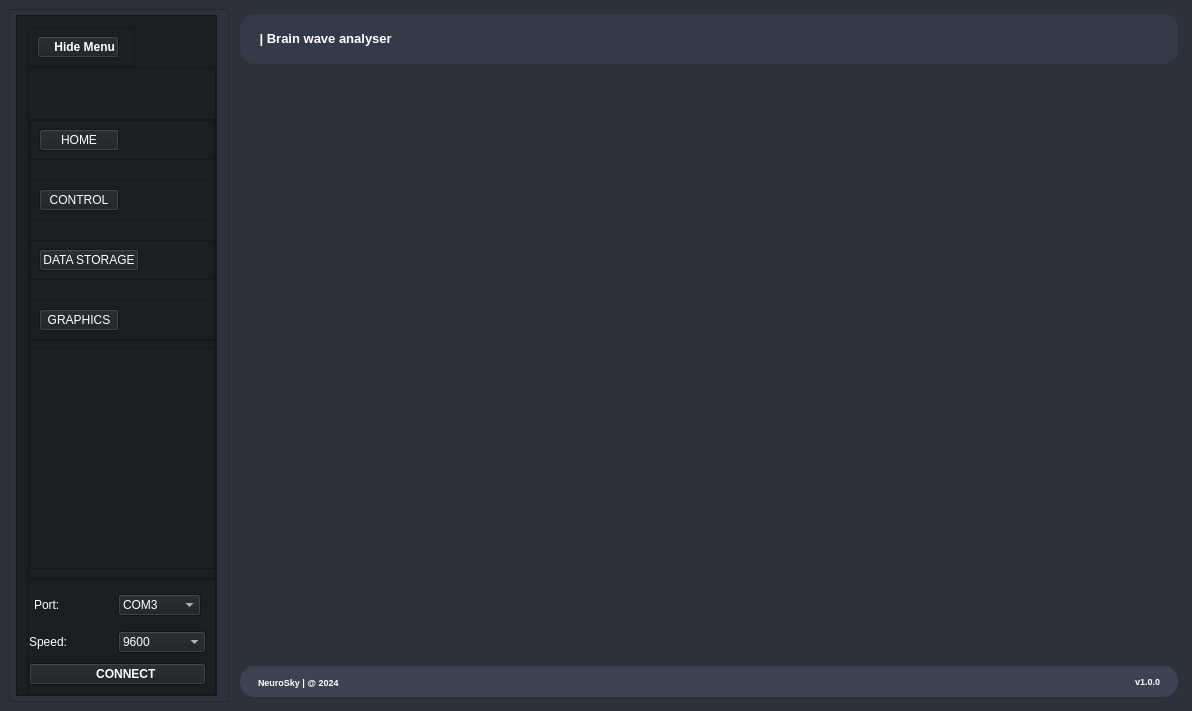
<?xml version="1.0" encoding="UTF-8"?>
<ui version="4.0">
 <class>MainWindow</class>
 <widget class="QMainWindow" name="MainWindow">
  <property name="geometry">
   <rect>
    <x>0</x>
    <y>0</y>
    <width>1192</width>
    <height>711</height>
   </rect>
  </property>
  <property name="windowTitle">
   <string>MainWindow</string>
  </property>
  <property name="styleSheet">
   <string notr="true">*{

border-radius: 16px;



 fond : {
        family : &quot;Segoe UI&quot;,
        
    }



}

</string>
  </property>
  <widget class="QWidget" name="centralwidget">
   <property name="styleSheet">
    <string notr="true">background-color:#2c313c;</string>
   </property>
   <layout class="QHBoxLayout" name="horizontalLayout">
    <item>
     <widget class="QFrame" name="slider_menu_container">
      <property name="enabled">
       <bool>true</bool>
      </property>
      <property name="maximumSize">
       <size>
        <width>220</width>
        <height>16777215</height>
       </size>
      </property>
      <property name="styleSheet">
       <string notr="true"/>
      </property>
      <property name="frameShape">
       <enum>QFrame::StyledPanel</enum>
      </property>
      <property name="frameShadow">
       <enum>QFrame::Raised</enum>
      </property>
      <layout class="QVBoxLayout" name="verticalLayout_2">
       <property name="spacing">
        <number>0</number>
       </property>
       <property name="leftMargin">
        <number>6</number>
       </property>
       <property name="topMargin">
        <number>5</number>
       </property>
       <property name="rightMargin">
        <number>11</number>
       </property>
       <property name="bottomMargin">
        <number>5</number>
       </property>
       <item>
        <widget class="QFrame" name="slider_menu">
         <property name="minimumSize">
          <size>
           <width>176</width>
           <height>0</height>
          </size>
         </property>
         <property name="styleSheet">
          <string notr="true">background-color: #1b1e23;
color: rgb(255,255,255);</string>
         </property>
         <property name="frameShape">
          <enum>QFrame::StyledPanel</enum>
         </property>
         <property name="frameShadow">
          <enum>QFrame::Raised</enum>
         </property>
         <layout class="QVBoxLayout" name="verticalLayout_5">
          <property name="spacing">
           <number>0</number>
          </property>
          <property name="leftMargin">
           <number>11</number>
          </property>
          <property name="topMargin">
           <number>11</number>
          </property>
          <property name="rightMargin">
           <number>0</number>
          </property>
          <property name="bottomMargin">
           <number>0</number>
          </property>
          <item alignment="Qt::AlignLeft|Qt::AlignTop">
           <widget class="QFrame" name="frameLateral">
            <property name="frameShape">
             <enum>QFrame::StyledPanel</enum>
            </property>
            <property name="frameShadow">
             <enum>QFrame::Raised</enum>
            </property>
            <layout class="QVBoxLayout" name="verticalLayout_8">
             <property name="spacing">
              <number>0</number>
             </property>
             <property name="leftMargin">
              <number>8</number>
             </property>
             <property name="topMargin">
              <number>8</number>
             </property>
             <property name="rightMargin">
              <number>15</number>
             </property>
             <property name="bottomMargin">
              <number>8</number>
             </property>
             <item alignment="Qt::AlignLeft">
              <widget class="QPushButton" name="btnMenuLateral">
               <property name="sizePolicy">
                <sizepolicy hsizetype="Minimum" vsizetype="Fixed">
                 <horstretch>0</horstretch>
                 <verstretch>0</verstretch>
                </sizepolicy>
               </property>
               <property name="font">
                <font>
                 <weight>75</weight>
                 <bold>true</bold>
                </font>
               </property>
               <property name="text">
                <string>    Hide Menu</string>
               </property>
              </widget>
             </item>
            </layout>
           </widget>
          </item>
          <item>
           <widget class="QFrame" name="frame_7">
            <property name="sizePolicy">
             <sizepolicy hsizetype="Preferred" vsizetype="Expanding">
              <horstretch>0</horstretch>
              <verstretch>0</verstretch>
             </sizepolicy>
            </property>
            <property name="frameShape">
             <enum>QFrame::StyledPanel</enum>
            </property>
            <property name="frameShadow">
             <enum>QFrame::Raised</enum>
            </property>
            <layout class="QVBoxLayout" name="verticalLayout_6">
             <property name="leftMargin">
              <number>0</number>
             </property>
             <property name="topMargin">
              <number>51</number>
             </property>
             <property name="rightMargin">
              <number>0</number>
             </property>
             <item alignment="Qt::AlignTop">
              <widget class="QFrame" name="frame_9">
               <property name="sizePolicy">
                <sizepolicy hsizetype="Preferred" vsizetype="Expanding">
                 <horstretch>0</horstretch>
                 <verstretch>0</verstretch>
                </sizepolicy>
               </property>
               <property name="frameShape">
                <enum>QFrame::StyledPanel</enum>
               </property>
               <property name="frameShadow">
                <enum>QFrame::Raised</enum>
               </property>
               <layout class="QVBoxLayout" name="verticalLayout_9">
                <property name="spacing">
                 <number>20</number>
                </property>
                <property name="leftMargin">
                 <number>0</number>
                </property>
                <property name="topMargin">
                 <number>0</number>
                </property>
                <property name="rightMargin">
                 <number>0</number>
                </property>
                <property name="bottomMargin">
                 <number>0</number>
                </property>
                <item>
                 <widget class="QFrame" name="frameInicio">
                  <property name="styleSheet">
                   <string notr="true"/>
                  </property>
                  <property name="frameShape">
                   <enum>QFrame::StyledPanel</enum>
                  </property>
                  <property name="frameShadow">
                   <enum>QFrame::Raised</enum>
                  </property>
                  <layout class="QVBoxLayout" name="verticalLayout_11">
                   <property name="spacing">
                    <number>0</number>
                   </property>
                   <property name="leftMargin">
                    <number>8</number>
                   </property>
                   <property name="topMargin">
                    <number>8</number>
                   </property>
                   <property name="rightMargin">
                    <number>8</number>
                   </property>
                   <property name="bottomMargin">
                    <number>8</number>
                   </property>
                   <item alignment="Qt::AlignLeft">
                    <widget class="QPushButton" name="btnInicio">
                     <property name="sizePolicy">
                      <sizepolicy hsizetype="Expanding" vsizetype="Fixed">
                       <horstretch>0</horstretch>
                       <verstretch>0</verstretch>
                      </sizepolicy>
                     </property>
                     <property name="styleSheet">
                      <string notr="true"/>
                     </property>
                     <property name="text">
                      <string>HOME</string>
                     </property>
                     <property name="icon">
                      <iconset>
                       <normaloff>../imagenes/home.png</normaloff>../imagenes/home.png</iconset>
                     </property>
                     <property name="iconSize">
                      <size>
                       <width>25</width>
                       <height>25</height>
                      </size>
                     </property>
                     <property name="flat">
                      <bool>false</bool>
                     </property>
                    </widget>
                   </item>
                  </layout>
                 </widget>
                </item>
                <item>
                 <widget class="QFrame" name="frameEntrenador">
                  <property name="frameShape">
                   <enum>QFrame::StyledPanel</enum>
                  </property>
                  <property name="frameShadow">
                   <enum>QFrame::Raised</enum>
                  </property>
                  <layout class="QVBoxLayout" name="verticalLayout_10">
                   <property name="spacing">
                    <number>0</number>
                   </property>
                   <property name="leftMargin">
                    <number>8</number>
                   </property>
                   <property name="topMargin">
                    <number>8</number>
                   </property>
                   <property name="rightMargin">
                    <number>8</number>
                   </property>
                   <property name="bottomMargin">
                    <number>8</number>
                   </property>
                   <item alignment="Qt::AlignLeft">
                    <widget class="QPushButton" name="btnEntrenador">
                     <property name="text">
                      <string>CONTROL</string>
                     </property>
                     <property name="icon">
                      <iconset>
                       <normaloff>../imagenes/configuraciones.png</normaloff>../imagenes/configuraciones.png</iconset>
                     </property>
                     <property name="iconSize">
                      <size>
                       <width>25</width>
                       <height>25</height>
                      </size>
                     </property>
                    </widget>
                   </item>
                  </layout>
                 </widget>
                </item>
                <item alignment="Qt::AlignTop">
                 <widget class="QFrame" name="frameAnalisis">
                  <property name="frameShape">
                   <enum>QFrame::StyledPanel</enum>
                  </property>
                  <property name="frameShadow">
                   <enum>QFrame::Raised</enum>
                  </property>
                  <layout class="QVBoxLayout" name="verticalLayout_7">
                   <property name="spacing">
                    <number>0</number>
                   </property>
                   <property name="leftMargin">
                    <number>8</number>
                   </property>
                   <property name="topMargin">
                    <number>8</number>
                   </property>
                   <property name="rightMargin">
                    <number>8</number>
                   </property>
                   <property name="bottomMargin">
                    <number>8</number>
                   </property>
                   <item alignment="Qt::AlignLeft">
                    <widget class="QPushButton" name="btnAnalisis">
                     <property name="text">
                      <string>DATA STORAGE</string>
                     </property>
                     <property name="icon">
                      <iconset>
                       <normaloff>../imagenes/dato.png</normaloff>../imagenes/dato.png</iconset>
                     </property>
                     <property name="iconSize">
                      <size>
                       <width>25</width>
                       <height>25</height>
                      </size>
                     </property>
                    </widget>
                   </item>
                  </layout>
                 </widget>
                </item>
                <item>
                 <widget class="QFrame" name="frameRegistros">
                  <property name="frameShape">
                   <enum>QFrame::StyledPanel</enum>
                  </property>
                  <property name="frameShadow">
                   <enum>QFrame::Raised</enum>
                  </property>
                  <layout class="QVBoxLayout" name="verticalLayout_12">
                   <property name="spacing">
                    <number>0</number>
                   </property>
                   <property name="leftMargin">
                    <number>8</number>
                   </property>
                   <property name="topMargin">
                    <number>8</number>
                   </property>
                   <property name="rightMargin">
                    <number>8</number>
                   </property>
                   <property name="bottomMargin">
                    <number>8</number>
                   </property>
                   <item alignment="Qt::AlignLeft">
                    <widget class="QPushButton" name="btnRegistros">
                     <property name="text">
                      <string>GRAPHICS</string>
                     </property>
                     <property name="icon">
                      <iconset>
                       <normaloff>../imagenes/grafico.png</normaloff>../imagenes/grafico.png</iconset>
                     </property>
                    </widget>
                   </item>
                  </layout>
                 </widget>
                </item>
               </layout>
              </widget>
             </item>
             <item>
              <widget class="QFrame" name="frameAcerca_2">
               <property name="layoutDirection">
                <enum>Qt::LeftToRight</enum>
               </property>
               <property name="frameShape">
                <enum>QFrame::StyledPanel</enum>
               </property>
               <property name="frameShadow">
                <enum>QFrame::Raised</enum>
               </property>
               <layout class="QVBoxLayout" name="verticalLayout_13">
                <property name="leftMargin">
                 <number>8</number>
                </property>
                <property name="topMargin">
                 <number>8</number>
                </property>
                <property name="rightMargin">
                 <number>8</number>
                </property>
                <property name="bottomMargin">
                 <number>8</number>
                </property>
                <item>
                 <layout class="QVBoxLayout" name="progreso">
                  <property name="leftMargin">
                   <number>20</number>
                  </property>
                  <property name="topMargin">
                   <number>40</number>
                  </property>
                  <property name="rightMargin">
                   <number>20</number>
                  </property>
                  <property name="bottomMargin">
                   <number>40</number>
                  </property>
                 </layout>
                </item>
               </layout>
              </widget>
             </item>
            </layout>
           </widget>
          </item>
          <item>
           <widget class="QFrame" name="frameAcerca">
            <property name="enabled">
             <bool>true</bool>
            </property>
            <property name="frameShape">
             <enum>QFrame::StyledPanel</enum>
            </property>
            <property name="frameShadow">
             <enum>QFrame::Raised</enum>
            </property>
            <layout class="QGridLayout" name="gridLayout">
             <property name="leftMargin">
              <number>0</number>
             </property>
             <property name="horizontalSpacing">
              <number>0</number>
             </property>
             <property name="verticalSpacing">
              <number>10</number>
             </property>
             <item row="0" column="0">
              <layout class="QHBoxLayout" name="horizontalLayout_8">
               <property name="leftMargin">
                <number>5</number>
               </property>
               <property name="topMargin">
                <number>5</number>
               </property>
               <property name="rightMargin">
                <number>5</number>
               </property>
               <property name="bottomMargin">
                <number>5</number>
               </property>
               <item>
                <widget class="QLabel" name="label_6">
                 <property name="text">
                  <string>Port:</string>
                 </property>
                </widget>
               </item>
               <item>
                <widget class="QComboBox" name="comboPuertos">
                 <property name="currentText">
                  <string>COM3</string>
                 </property>
                 <property name="sizeAdjustPolicy">
                  <enum>QComboBox::AdjustToContents</enum>
                 </property>
                 <item>
                  <property name="text">
                   <string>COM3</string>
                  </property>
                 </item>
                </widget>
               </item>
              </layout>
             </item>
             <item row="1" column="0">
              <layout class="QHBoxLayout" name="horizontalLayout_7">
               <item>
                <widget class="QLabel" name="label_5">
                 <property name="text">
                  <string>Speed:</string>
                 </property>
                </widget>
               </item>
               <item>
                <widget class="QComboBox" name="comboVelocidad">
                 <item>
                  <property name="text">
                   <string>9600</string>
                  </property>
                 </item>
                 <item>
                  <property name="text">
                   <string>57600</string>
                  </property>
                 </item>
                 <item>
                  <property name="text">
                   <string>115200</string>
                  </property>
                 </item>
                 <item>
                  <property name="text">
                   <string/>
                  </property>
                 </item>
                </widget>
               </item>
              </layout>
             </item>
             <item row="2" column="0">
              <widget class="QPushButton" name="btnAcerca">
               <property name="font">
                <font>
                 <weight>75</weight>
                 <bold>true</bold>
                </font>
               </property>
               <property name="text">
                <string>     CONNECT</string>
               </property>
               <property name="icon">
                <iconset>
                 <normaloff>../imagenes/OFF.png</normaloff>../imagenes/OFF.png</iconset>
               </property>
               <property name="iconSize">
                <size>
                 <width>25</width>
                 <height>25</height>
                </size>
               </property>
              </widget>
             </item>
            </layout>
           </widget>
          </item>
         </layout>
        </widget>
       </item>
      </layout>
     </widget>
    </item>
    <item>
     <widget class="QFrame" name="main">
      <property name="styleSheet">
       <string notr="true"> border-radius: 15px;


</string>
      </property>
      <property name="frameShape">
       <enum>QFrame::StyledPanel</enum>
      </property>
      <property name="frameShadow">
       <enum>QFrame::Raised</enum>
      </property>
      <layout class="QVBoxLayout" name="verticalLayout">
       <property name="spacing">
        <number>0</number>
       </property>
       <property name="leftMargin">
        <number>5</number>
       </property>
       <property name="topMargin">
        <number>5</number>
       </property>
       <property name="rightMargin">
        <number>5</number>
       </property>
       <property name="bottomMargin">
        <number>5</number>
       </property>
       <item alignment="Qt::AlignVCenter">
        <widget class="QFrame" name="header">
         <property name="styleSheet">
          <string notr="true">background-color: #343b48;
color: rgb(255,255,255);</string>
         </property>
         <property name="frameShape">
          <enum>QFrame::StyledPanel</enum>
         </property>
         <property name="frameShadow">
          <enum>QFrame::Raised</enum>
         </property>
         <layout class="QHBoxLayout" name="horizontalLayout_2">
          <property name="spacing">
           <number>0</number>
          </property>
          <property name="leftMargin">
           <number>0</number>
          </property>
          <item alignment="Qt::AlignLeft|Qt::AlignVCenter">
           <widget class="QFrame" name="frame_3">
            <property name="frameShape">
             <enum>QFrame::StyledPanel</enum>
            </property>
            <property name="frameShadow">
             <enum>QFrame::Raised</enum>
            </property>
            <layout class="QHBoxLayout" name="horizontalLayout_6">
             <property name="spacing">
              <number>0</number>
             </property>
             <property name="topMargin">
              <number>0</number>
             </property>
             <property name="bottomMargin">
              <number>0</number>
             </property>
             <item alignment="Qt::AlignVCenter">
              <widget class="QLabel" name="label_2">
               <property name="enabled">
                <bool>true</bool>
               </property>
               <property name="sizePolicy">
                <sizepolicy hsizetype="Preferred" vsizetype="Minimum">
                 <horstretch>0</horstretch>
                 <verstretch>0</verstretch>
                </sizepolicy>
               </property>
               <property name="text">
                <string/>
               </property>
               <property name="pixmap">
                <pixmap>../imagenes/neuro.png</pixmap>
               </property>
               <property name="scaledContents">
                <bool>true</bool>
               </property>
              </widget>
             </item>
             <item alignment="Qt::AlignVCenter">
              <widget class="QLabel" name="label">
               <property name="font">
                <font>
                 <pointsize>10</pointsize>
                 <weight>75</weight>
                 <bold>true</bold>
                </font>
               </property>
               <property name="text">
                <string> | Brain wave analyser</string>
               </property>
              </widget>
             </item>
            </layout>
           </widget>
          </item>
          <item alignment="Qt::AlignRight|Qt::AlignVCenter">
           <widget class="QFrame" name="frame">
            <property name="frameShape">
             <enum>QFrame::StyledPanel</enum>
            </property>
            <property name="frameShadow">
             <enum>QFrame::Raised</enum>
            </property>
            <layout class="QHBoxLayout" name="horizontalLayout_4">
             <item alignment="Qt::AlignVCenter">
              <widget class="QPushButton" name="btnMinimizar">
               <property name="toolTip">
                <string>&lt;html&gt;&lt;head/&gt;&lt;body&gt;&lt;p align=&quot;center&quot;&gt;&lt;br/&gt;&lt;/p&gt;&lt;/body&gt;&lt;/html&gt;</string>
               </property>
               <property name="text">
                <string/>
               </property>
               <property name="icon">
                <iconset>
                 <normaloff>../iconos/icon_minimize.svg</normaloff>../iconos/icon_minimize.svg</iconset>
               </property>
               <property name="iconSize">
                <size>
                 <width>25</width>
                 <height>25</height>
                </size>
               </property>
              </widget>
             </item>
             <item alignment="Qt::AlignVCenter">
              <widget class="QPushButton" name="btnMaximizar">
               <property name="text">
                <string/>
               </property>
               <property name="icon">
                <iconset>
                 <normaloff>../iconos/icon_maximize.svg</normaloff>../iconos/icon_maximize.svg</iconset>
               </property>
               <property name="iconSize">
                <size>
                 <width>25</width>
                 <height>25</height>
                </size>
               </property>
              </widget>
             </item>
             <item alignment="Qt::AlignVCenter">
              <widget class="QPushButton" name="btnExit">
               <property name="text">
                <string/>
               </property>
               <property name="icon">
                <iconset>
                 <normaloff>../iconos/icon_close.svg</normaloff>../iconos/icon_close.svg</iconset>
               </property>
               <property name="iconSize">
                <size>
                 <width>25</width>
                 <height>25</height>
                </size>
               </property>
              </widget>
             </item>
            </layout>
           </widget>
          </item>
         </layout>
        </widget>
       </item>
       <item>
        <widget class="QFrame" name="ventanas">
         <property name="enabled">
          <bool>true</bool>
         </property>
         <property name="sizePolicy">
          <sizepolicy hsizetype="Preferred" vsizetype="Expanding">
           <horstretch>0</horstretch>
           <verstretch>0</verstretch>
          </sizepolicy>
         </property>
         <property name="frameShape">
          <enum>QFrame::StyledPanel</enum>
         </property>
         <property name="frameShadow">
          <enum>QFrame::Raised</enum>
         </property>
        </widget>
       </item>
       <item alignment="Qt::AlignBottom">
        <widget class="QFrame" name="footer">
         <property name="styleSheet">
          <string notr="true">background-color:#3c4454;
color: rgb(255,255,255);</string>
         </property>
         <property name="frameShape">
          <enum>QFrame::StyledPanel</enum>
         </property>
         <property name="frameShadow">
          <enum>QFrame::Raised</enum>
         </property>
         <property name="midLineWidth">
          <number>3</number>
         </property>
         <layout class="QHBoxLayout" name="horizontalLayout_3">
          <property name="spacing">
           <number>0</number>
          </property>
          <property name="topMargin">
           <number>0</number>
          </property>
          <item alignment="Qt::AlignLeft|Qt::AlignVCenter">
           <widget class="QFrame" name="frame_4">
            <property name="frameShape">
             <enum>QFrame::StyledPanel</enum>
            </property>
            <property name="frameShadow">
             <enum>QFrame::Raised</enum>
            </property>
            <layout class="QVBoxLayout" name="verticalLayout_4">
             <property name="topMargin">
              <number>11</number>
             </property>
             <property name="bottomMargin">
              <number>0</number>
             </property>
             <item alignment="Qt::AlignVCenter">
              <widget class="QLabel" name="label_3">
               <property name="font">
                <font>
                 <pointsize>7</pointsize>
                 <weight>75</weight>
                 <bold>true</bold>
                </font>
               </property>
               <property name="text">
                <string>NeuroSky | @ 2024</string>
               </property>
              </widget>
             </item>
            </layout>
           </widget>
          </item>
          <item alignment="Qt::AlignRight">
           <widget class="QFrame" name="frame_5">
            <property name="frameShape">
             <enum>QFrame::StyledPanel</enum>
            </property>
            <property name="frameShadow">
             <enum>QFrame::Raised</enum>
            </property>
            <layout class="QVBoxLayout" name="verticalLayout_3">
             <property name="bottomMargin">
              <number>0</number>
             </property>
             <item alignment="Qt::AlignLeft">
              <widget class="QLabel" name="label_4">
               <property name="font">
                <font>
                 <pointsize>7</pointsize>
                 <weight>75</weight>
                 <bold>true</bold>
                </font>
               </property>
               <property name="text">
                <string>v1.0.0</string>
               </property>
              </widget>
             </item>
            </layout>
           </widget>
          </item>
         </layout>
        </widget>
       </item>
      </layout>
     </widget>
    </item>
   </layout>
  </widget>
 </widget>
 <resources>
  <include location="../iconos/iconos.qrc"/>
  <include location="../imagenes/imagenes.qrc"/>
 </resources>
 <connections/>
</ui>
